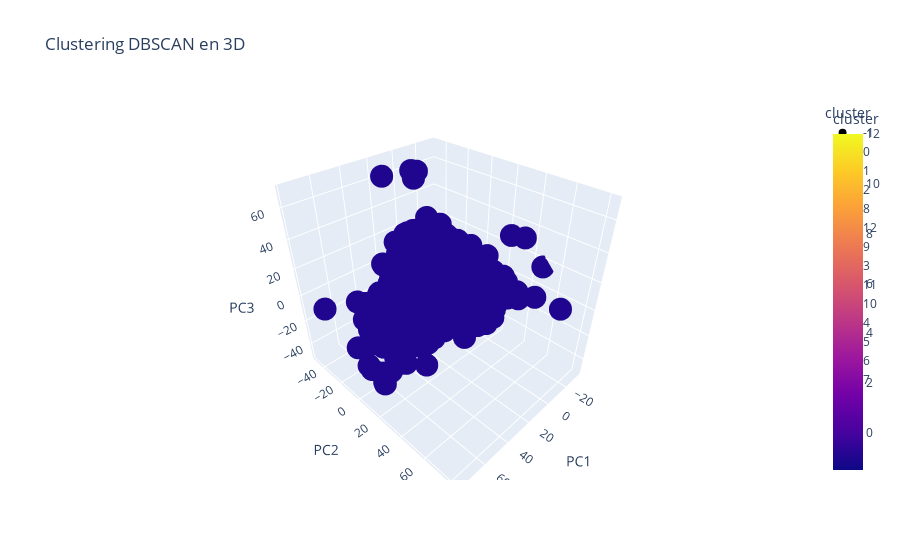

Write notebook code for a chart like this one.
### Code cell
import plotly.express as px

fig = px.scatter_3d(
    X, x='PC1', y='PC2', z='PC3',
    color='cluster',
    title="Clustering DBSCAN en 3D",
    symbol='cluster'
)
fig.show()

### Figure 1 — Plotly figure (JSON) as saved in the notebook; plotly's stock layout.template omitted (floating-point values rounded to 4 significant figures; data arrays with more than 128 entries replaced by an {"elided": "..."} marker saying what was removed)
{"data": [{"hovertemplate": "cluster=%{marker.color}<br>PC1=%{x}<br>PC2=%{y}<br>PC3=%{z}<extra></extra>", "legendgroup": "-1", "marker": {"color": {"elided": "1008 int values"}, "coloraxis": "coloraxis", "symbol": "circle"}, "mode": "markers", "name": "-1", "scene": "scene", "showlegend": true, "type": "scatter3d", "x": {"elided": "1008 float values"}, "y": {"elided": "1008 float values"}, "z": {"elided": "1008 float values"}}, {"hovertemplate": "cluster=%{marker.color}<br>PC1=%{x}<br>PC2=%{y}<br>PC3=%{z}<extra></extra>", "legendgroup": "0", "marker": {"color": {"elided": "823 int values"}, "coloraxis": "coloraxis", "symbol": "diamond"}, "mode": "markers", "name": "0", "scene": "scene", "showlegend": true, "type": "scatter3d", "x": {"elided": "823 float values"}, "y": {"elided": "823 float values"}, "z": {"elided": "823 float values"}}, {"hovertemplate": "cluster=%{marker.color}<br>PC1=%{x}<br>PC2=%{y}<br>PC3=%{z}<extra></extra>", "legendgroup": "1", "marker": {"color": [1, 1, 1, 1, 1, 1, 1, 1, 1, 1, 1, 1, 1, 1, 1, 1, 1, 1, 1, 1, 1, 1, 1, 1, 1, 1, 1], "coloraxis": "coloraxis", "symbol": "square"}, "mode": "markers", "name": "1", "scene": "scene", "showlegend": true, "type": "scatter3d", "x": [-1.887, 3.957, 0.494, 1.884, -2.167, 1.536, 0.1213, 0.4383, -3.49, 1.108, -0.7688, -4.18, 0.7413, 1.096, 3.047, -0.1015, -0.3355, -0.1608, -1.293, 2.813, -0.05971, 0.8749, -0.3105, -2.262, -2.687, 0.6407, 2.795], "y": [-27.09, -25.35, -32.05, -29.29, -29.98, -25.26, -29.6, -32.33, -27.33, -25.18, -28.74, -25.59, -28.97, -22.9, -33.56, -32.46, -28.3, -31.15, -29.8, -21.79, -21.84, -25.16, -32.72, -30.19, -29.46, -24.94, -23.69], "z": [6.999, 12.93, 11.69, 7.485, 6.533, 8.634, 8.503, 8.17, 11.52, 10.59, 6.298, 5.203, 7.847, 6.035, 10.02, 10.98, 9.104, 2.765, 8.803, 8.282, 7.818, 7.947, 9.782, 6.754, 9.573, 9.195, 11.95]}, {"hovertemplate": "cluster=%{marker.color}<br>PC1=%{x}<br>PC2=%{y}<br>PC3=%{z}<extra></extra>", "legendgroup": "2", "marker": {"color": [2, 2, 2, 2, 2, 2, 2, 2, 2, 2, 2, 2, 2, 2, 2, 2, 2, 2, 2, 2, 2, 2, 2, 2, 2, 2, 2, 2, 2], "coloraxis": "coloraxis", "symbol": "x"}, "mode": "markers", "name": "2", "scene": "scene", "showlegend": true, "type": "scatter3d", "x": [-12.75, -10.88, -10.44, -5.206, -8.992, -7.028, -9.479, -10.13, -12.62, -7.348, -10.74, -11.18, -10.35, -11.08, -10.29, -6.732, -9.517, -9.057, -9.215, -10.51, -7.776, -10.52, -9.878, -12.49, -11.1, -9.411, -11.29, -12.35, -9.153], "y": [-21.03, -16.45, -20.47, -16.91, -18.15, -16.48, -23.96, -17.04, -21.35, -16.92, -16.11, -22.27, -20.14, -22.99, -16.37, -15.51, -22.08, -18.18, -14.27, -15.62, -20.61, -18.45, -21.6, -17.48, -14.96, -16.93, -23.1, -15.69, -16.61], "z": [-3.146, -5.833, -3.968, -7.499, -5.268, -9.125, -0.4474, -7.271, -2.259, -7.458, -8.593, -2.489, -3.839, -0.6003, -7.201, -6.995, 0.4651, -4.751, -7.648, -8.111, -2.433, -4.548, -2.389, -5.928, -7.799, -7.803, 0.006478, -9.502, -8.954]}, {"hovertemplate": "cluster=%{marker.color}<br>PC1=%{x}<br>PC2=%{y}<br>PC3=%{z}<extra></extra>", "legendgroup": "8", "marker": {"color": [8, 8, 8, 8, 8, 8, 8, 8, 8, 8, 8, 8, 8, 8], "coloraxis": "coloraxis", "symbol": "cross"}, "mode": "markers", "name": "8", "scene": "scene", "showlegend": true, "type": "scatter3d", "x": [-8.081, -10.47, -11.54, -12.16, -14.1, -10.31, -9.877, -13.52, -12.31, -10.51, -14.26, -11.45, -11.19, -12.48], "y": [10.9, 12.73, 11.27, 11.05, 12.27, 10.77, 8.941, 10.95, 12.39, 8.822, 11.96, 8.693, 10.49, 11.23], "z": [8.561, 4.688, 5.358, 9.81, 5.374, 8.998, 9.377, 3.631, 3.222, 7.859, 5.64, 5.581, 4.713, 8.737]}, {"hovertemplate": "cluster=%{marker.color}<br>PC1=%{x}<br>PC2=%{y}<br>PC3=%{z}<extra></extra>", "legendgroup": "12", "marker": {"color": [12, 12, 12, 12, 12, 12, 12, 12, 12, 12, 12, 12], "coloraxis": "coloraxis", "symbol": "circle"}, "mode": "markers", "name": "12", "scene": "scene", "showlegend": true, "type": "scatter3d", "x": [11.29, 11.44, 17.42, 13.99, 15.45, 16.46, 15.23, 15.01, 15.16, 16.37, 11.72, 13.91], "y": [15.26, 17.29, 14.61, 15.96, 16.51, 15.24, 17.88, 15.26, 17.27, 13.59, 17.31, 15.22], "z": [-2.632, -0.1414, -4.76, -1.7, 0.1776, -2.32, -0.2477, 0.1207, -4.099, -6.168, -6.012, -2.897]}, {"hovertemplate": "cluster=%{marker.color}<br>PC1=%{x}<br>PC2=%{y}<br>PC3=%{z}<extra></extra>", "legendgroup": "9", "marker": {"color": [9, 9, 9, 9, 9, 9, 9, 9, 9, 9, 9, 9], "coloraxis": "coloraxis", "symbol": "diamond"}, "mode": "markers", "name": "9", "scene": "scene", "showlegend": true, "type": "scatter3d", "x": [-16.21, -14.35, -14.64, -13.98, -15.6, -14.22, -15.1, -14.84, -14.43, -14.31, -13.6, -13.94], "y": [-13.98, -14.96, -12.92, -13.2, -13.17, -15.01, -13.52, -13.92, -16.64, -11.46, -16.87, -12.75], "z": [-8.904, -6.38, -8.44, -6.198, -7.033, -6.762, -4.812, -7.259, -4.55, -9.838, -4.243, -8.058]}, {"hovertemplate": "cluster=%{marker.color}<br>PC1=%{x}<br>PC2=%{y}<br>PC3=%{z}<extra></extra>", "legendgroup": "3", "marker": {"color": [3, 3, 3, 3, 3, 3, 3, 3, 3, 3, 3, 3, 3, 3, 3], "coloraxis": "coloraxis", "symbol": "square"}, "mode": "markers", "name": "3", "scene": "scene", "showlegend": true, "type": "scatter3d", "x": [-5.885, -6.622, -5.021, -5.794, -1.494, -7.996, -9.053, -3.169, -6.332, -5.483, -5.314, -3.234, -4.781, -5.709, -3.652], "y": [11.96, 11.58, 12.89, 13.11, 13.54, 12.31, 11.52, 14.68, 10.71, 12.68, 11.61, 12.75, 9.897, 13.13, 12.25], "z": [7.847, 5.974, 6.741, 6.02, 11.09, 5.861, 6.77, 11.03, 9.226, 9.066, 5.689, 10.42, 6.551, 7.632, 9.409]}, {"hovertemplate": "cluster=%{marker.color}<br>PC1=%{x}<br>PC2=%{y}<br>PC3=%{z}<extra></extra>", "legendgroup": "11", "marker": {"color": [11, 11, 11, 11, 11, 11, 11, 11, 11, 11, 11, 11], "coloraxis": "coloraxis", "symbol": "x"}, "mode": "markers", "name": "11", "scene": "scene", "showlegend": true, "type": "scatter3d", "x": [11.12, 8.187, 11.62, 11.32, 11.12, 13.21, 9.778, 10.63, 11.8, 14.42, 8.585, 12.72], "y": [-5.086, -0.08198, -1.11, -1.613, -1.783, -0.1425, -3.511, 1.204, -1.254, -2.037, -4.58, -4.335], "z": [-6.918, -6.998, -4.889, -11.93, -11.76, -9.889, -6.899, -10.41, -8.308, -5.825, -8.37, -8.703]}, {"hovertemplate": "cluster=%{marker.color}<br>PC1=%{x}<br>PC2=%{y}<br>PC3=%{z}<extra></extra>", "legendgroup": "10", "marker": {"color": [10, 10, 10, 10, 10, 10, 10, 10, 10], "coloraxis": "coloraxis", "symbol": "cross"}, "mode": "markers", "name": "10", "scene": "scene", "showlegend": true, "type": "scatter3d", "x": [3.619, 3.338, 0.4816, 2.471, 2.132, 2.796, 1.383, 2.735, 3.19], "y": [-25.73, -27.81, -22.66, -20.7, -23.99, -20.36, -28.03, -25.78, -21.92], "z": [18.23, 16.78, 16.83, 17.0, 14.69, 13.96, 13.56, 13.07, 13.25]}, {"hovertemplate": "cluster=%{marker.color}<br>PC1=%{x}<br>PC2=%{y}<br>PC3=%{z}<extra></extra>", "legendgroup": "4", "marker": {"color": [4, 4, 4, 4, 4, 4, 4, 4, 4, 4, 4, 4, 4, 4, 4, 4, 4, 4], "coloraxis": "coloraxis", "symbol": "circle"}, "mode": "markers", "name": "4", "scene": "scene", "showlegend": true, "type": "scatter3d", "x": [-0.8411, -0.1811, 1.374, -1.377, 0.2622, 0.8799, 0.2065, 2.272, -1.803, -0.02887, -1.093, -3.039, 1.089, -0.9258, -0.04334, 2.538, -1.085, 1.187], "y": [3.74, 5.633, 3.219, 6.333, 2.781, 2.23, 3.776, 1.982, 2.84, 5.164, 4.447, 4.631, 4.368, 3.185, 4.477, 2.451, 5.234, 3.941], "z": [2.095, 0.05353, 1.659, 6.415, 4.89, -0.3326, 1.535, 1.911, 1.955, 5.429, 3.791, 3.729, 2.283, 0.6334, 4.368, 3.168, 4.457, 1.887]}, {"hovertemplate": "cluster=%{marker.color}<br>PC1=%{x}<br>PC2=%{y}<br>PC3=%{z}<extra></extra>", "legendgroup": "5", "marker": {"color": [5, 5, 5, 5, 5, 5, 5, 5, 5, 5, 5, 5, 5], "coloraxis": "coloraxis", "symbol": "diamond"}, "mode": "markers", "name": "5", "scene": "scene", "showlegend": true, "type": "scatter3d", "x": [10.69, 5.544, 10.04, 9.113, 10.88, 12.11, 9.713, 8.133, 8.001, 11.18, 9.808, 12.62, 9.571], "y": [-5.38, -6.65, -7.274, -7.855, -7.966, -5.553, -5.063, -5.957, -3.637, -8.635, -4.99, -8.054, -3.635], "z": [-15.03, -15.35, -16.23, -12.65, -12.03, -17.92, -16.43, -12.56, -14.25, -15.48, -15.06, -13.05, -18.4]}, {"hovertemplate": "cluster=%{marker.color}<br>PC1=%{x}<br>PC2=%{y}<br>PC3=%{z}<extra></extra>", "legendgroup": "6", "marker": {"color": [6, 6, 6, 6, 6, 6, 6, 6, 6, 6, 6, 6, 6, 6, 6, 6, 6, 6, 6, 6], "coloraxis": "coloraxis", "symbol": "square"}, "mode": "markers", "name": "6", "scene": "scene", "showlegend": true, "type": "scatter3d", "x": [2.549, 0.547, 3.446, 0.2777, -3.54, 1.088, -1.494, 1.991, 1.835, -1.283, -0.8181, 0.107, 0.7276, 0.5258, -1.09, 0.06381, 0.1937, 1.044, -0.9094, -2.111], "y": [-16.53, -16.37, -18.14, -17.39, -14.36, -15.45, -13.96, -17.49, -16.81, -12.52, -15.37, -14.84, -15.45, -16.41, -14.77, -16.36, -17.03, -14.96, -15.02, -15.59], "z": [8.028, 1.841, 9.993, 5.347, 8.631, 10.67, 9.217, 8.535, 9.878, 9.289, 10.83, 5.762, 3.899, 8.213, 2.011, 2.586, 8.232, 4.143, 8.619, 8.434]}, {"hovertemplate": "cluster=%{marker.color}<br>PC1=%{x}<br>PC2=%{y}<br>PC3=%{z}<extra></extra>", "legendgroup": "7", "marker": {"color": [7, 7, 7, 7, 7, 7, 7, 7, 7, 7, 7, 7, 7, 7, 7, 7, 7], "coloraxis": "coloraxis", "symbol": "x"}, "mode": "markers", "name": "7", "scene": "scene", "showlegend": true, "type": "scatter3d", "x": [-17.65, -18.87, -17.08, -17.97, -17.31, -17.55, -20.15, -15.73, -16.38, -18.41, -15.6, -18.36, -18.7, -17.7, -15.15, -19.96, -16.71], "y": [-7.443, -6.233, -9.678, -10.34, -6.675, -9.035, -4.658, -9.096, -7.532, -6.719, -9.52, -4.904, -9.841, -5.099, -7.171, -7.587, -4.121], "z": [-15.23, -14.23, -12.81, -14.32, -15.47, -13.95, -17.6, -16.24, -17.5, -14.94, -12.02, -20.05, -13.05, -18.32, -17.45, -12.33, -17.1]}], "layout": {"coloraxis": {"colorbar": {"title": {"text": "cluster"}}, "colorscale": [[0, "#0d0887"], [0.1111, "#46039f"], [0.2222, "#7201a8"], [0.3333, "#9c179e"], [0.4444, "#bd3786"], [0.5556, "#d8576b"], [0.6667, "#ed7953"], [0.7778, "#fb9f3a"], [0.8889, "#fdca26"], [1, "#f0f921"]]}, "legend": {"title": {"text": "cluster"}, "tracegroupgap": 0}, "scene": {"domain": {"x": [0, 1], "y": [0, 1]}, "xaxis": {"title": {"text": "PC1"}}, "yaxis": {"title": {"text": "PC2"}}, "zaxis": {"title": {"text": "PC3"}}}, "title": {"text": "Clustering DBSCAN en 3D"}}}
